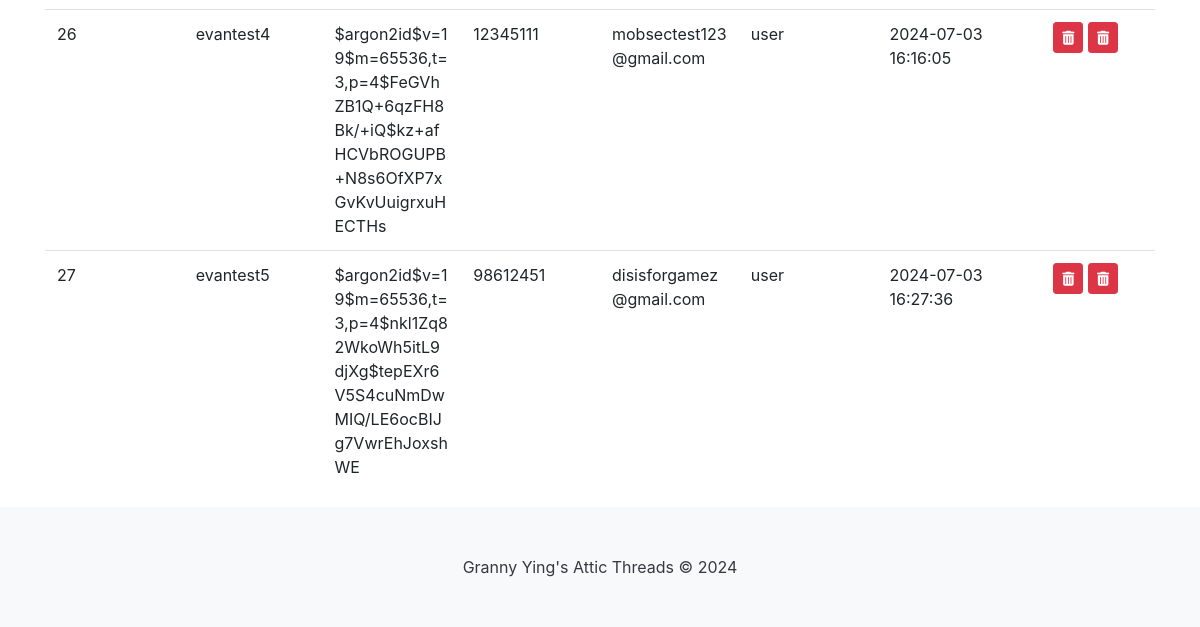
/list (lower part), run on an earlier commit of the app's database.
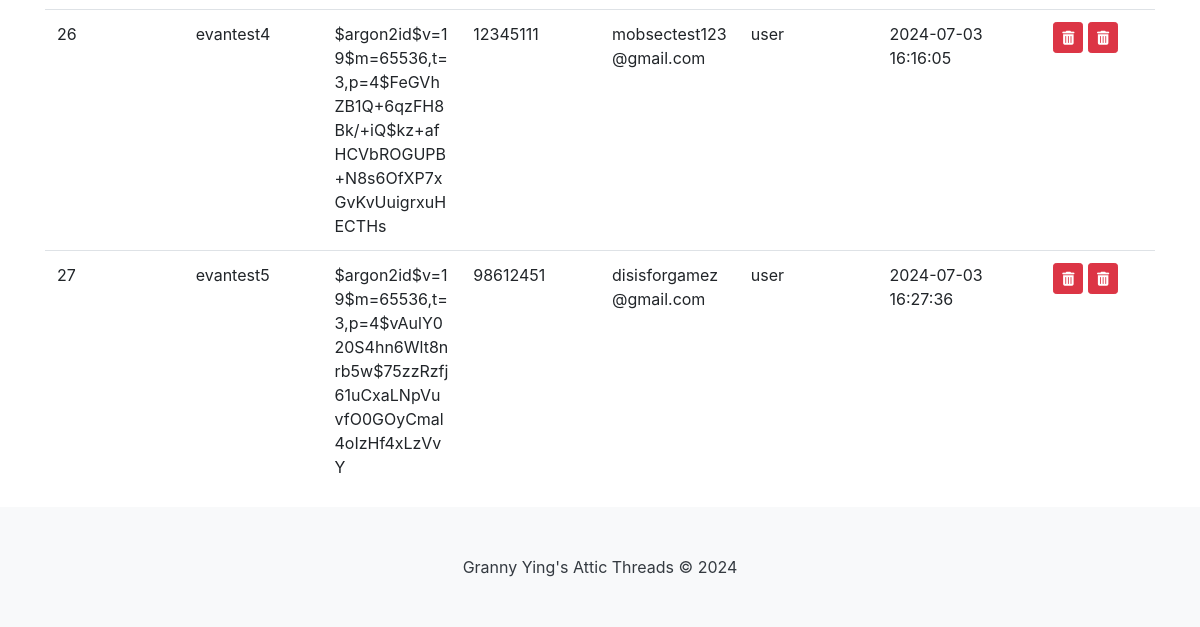
And on a later commit of the database.
### tables this page shows
CREATE TABLE "Users" (
	"user_id"	INTEGER NOT NULL,
	"name"	VARCHAR(45) NOT NULL,
	"password"	VARCHAR(45) NOT NULL,
	"phoneNum"	VARCHAR(45) NOT NULL,
	"email"	VARCHAR(45) NOT NULL,
	"role"	VARCHAR(10) NOT NULL,
	"created_at"	DATETIME,
	"login_attempts"	INTEGER,
	PRIMARY KEY("user_id" AUTOINCREMENT)
);

### app.py (the view)
@app.route("/list")
def list():
    con = sqlite3.connect("database.db")
    con.row_factory = sqlite3.Row
    cur = con.cursor()
    cur.execute("SELECT user_id, * FROM Users")
    rows = cur.fetchall()
    con.close()
    return render_template("list.html", rows=rows)

### app.py (called while the page is built)
@app.before_request
def make_session_permanent():
    session.permanent = True
    app.permanent_session_lifetime = timedelta(hours=1)
    session.modified = True

### templates/list.html (shortened to what this page needs)
<!DOCTYPE html>
<html lang="en">
{% include "header.html" %}
<head>
    <link rel="stylesheet" href="https://stackpath.bootstrapcdn.com/bootstrap/4.3.1/css/bootstrap.min.css">
</head>
<body>
    <div class="container mt-5">
        <div class="table-container">
            <table class="table table-hover">
                <tbody>
                    {% for row in rows %}
                    <tr>
                        <td>{{ row["user_id"] }}</td>
                        <td>{{ row["name"] }}</td>
                        <td>{{ row["password"] }}</td>
                        <td>{{ row["phoneNum"] }}</td>
                        <td>{{ row["email"] }}</td>
                        <td>{{ row["role"] }}</td>
                        <td>{{ row["created_at"] }}</td>
                        <td class="text-center">
                            <form onsubmit="return confirm('Are you sure you want to DELETE this User from the Database?');"
                                action="{{ url_for('delete') }}" method="POST" class="d-inline">
                                <button type="submit" class="btn btn-danger btn-sm"><i class="fas fa-trash-alt"></i></button>
                            </form>
                            <form onsubmit="return confirm('Unlock This Users Account?');"
                                action="{{ url_for('unlock') }}" method="POST" class="d-inline">
                                <button type="submit" class="btn btn-danger btn-sm"><i class="fas fa-trash-alt"></i></button>
                            </form>
                        </td>
                    </tr>
                    {% endfor %}
                </tbody>
            </table>
        </div>
    </div>
    {% include "footer.html" %}
</body>
</html>

### templates/header.html (shortened to what this page needs)
<head>
    <link rel="stylesheet" type="text/css" href="{{ url_for('static', filename='css/site.css')}}" />
    <link rel="stylesheet" href="https://cdn.jsdelivr.net/npm/bootstrap@4.1.3/dist/css/bootstrap.min.css">
    <link rel="stylesheet" href="https://cdn.jsdelivr.net/npm/bootstrap-select@1.13.14/dist/css/bootstrap-select.min.css">
</head>

### templates/footer.html
<footer class="py-5" style="margin-top: auto; background-color: #f8f9fa;">
   <div class="container text-center">
       <span class="text-dark">Granny Ying's Attic Threads &copy; 2024</span>
   </div>
</footer>

### static/css/site.css (style rules this page uses)
html, body { height: 100%; margin: 0; padding: 0; }
body { display: flex; flex-direction: column; }
footer { background-color: rgb(86, 136, 132); width: 100%; flex-shrink: 0; }

### templates/list.html (style rules this page uses)
.table-container { overflow-x: auto; }
.table { width: 100%; table-layout: fixed; }

What changed in the data, as far as the page shows it:
changed Users "evantest5": password "$argon2id$v=19$m=65536,t=3,p=4$nkl1Zq82WkoWh5itL9djXg$tepEXr6V5S4cuNmDwMIQ/LE6ocBIJg7VwrEhJoxshWE" → "$argon2id$v=19$m=65536,t=3,p=4$vAulY020S4hn6Wlt8nrb5w$75zzRzfj61uCxaLNpVuvfO0GOyCmal4oIzHf4xLzVvY"
